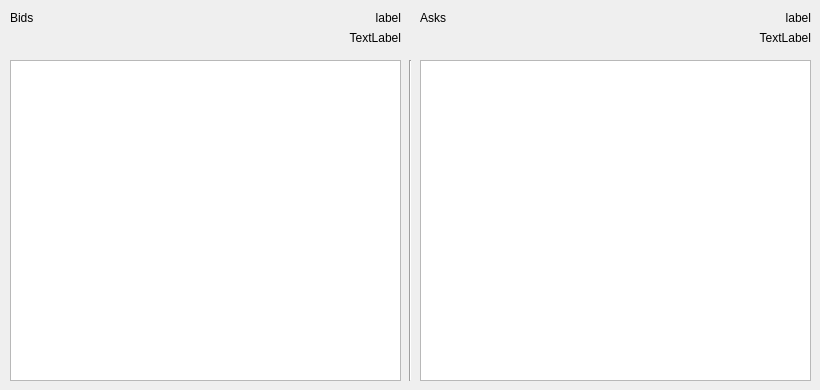
   <widget class="QWidget" name="OrderBook">
    <attribute name="title">
     <string>Order Book</string>
    </attribute>
    <widget class="QTableWidget" name="BidsTable">
     <property name="geometry">
      <rect>
       <x>10</x>
       <y>60</y>
       <width>391</width>
       <height>321</height>
      </rect>
     </property>
     <property name="font">
      <font>
       <pointsize>9</pointsize>
       <weight>50</weight>
       <bold>false</bold>
      </font>
     </property>
    </widget>
    <widget class="QTableWidget" name="AsksTable">
     <property name="geometry">
      <rect>
       <x>420</x>
       <y>60</y>
       <width>391</width>
       <height>321</height>
      </rect>
     </property>
     <property name="font">
      <font>
       <pointsize>9</pointsize>
       <weight>50</weight>
       <bold>false</bold>
      </font>
     </property>
    </widget>
    <widget class="QLabel" name="BidsCount">
     <property name="geometry">
      <rect>
       <x>10</x>
       <y>10</y>
       <width>91</width>
       <height>16</height>
      </rect>
     </property>
     <property name="text">
      <string>Bids</string>
     </property>
    </widget>
    <widget class="QLabel" name="AsksCount">
     <property name="geometry">
      <rect>
       <x>420</x>
       <y>10</y>
       <width>91</width>
       <height>16</height>
      </rect>
     </property>
     <property name="text">
      <string>Asks</string>
     </property>
    </widget>
    <widget class="QLabel" name="YNCSupply">
     <property name="geometry">
      <rect>
       <x>570</x>
       <y>10</y>
       <width>241</width>
       <height>16</height>
      </rect>
     </property>
     <property name="text">
      <string>label</string>
     </property>
     <property name="alignment">
      <set>Qt::AlignRight|Qt::AlignTrailing|Qt::AlignVCenter</set>
     </property>
    </widget>
    <widget class="QLabel" name="YNCDemand">
     <property name="geometry">
      <rect>
       <x>160</x>
       <y>10</y>
       <width>241</width>
       <height>16</height>
      </rect>
     </property>
     <property name="text">
      <string>label</string>
     </property>
     <property name="alignment">
      <set>Qt::AlignRight|Qt::AlignTrailing|Qt::AlignVCenter</set>
     </property>
    </widget>
    <widget class="QLabel" name="BtcDemand">
     <property name="geometry">
      <rect>
       <x>220</x>
       <y>30</y>
       <width>181</width>
       <height>16</height>
      </rect>
     </property>
     <property name="text">
      <string>TextLabel</string>
     </property>
     <property name="alignment">
      <set>Qt::AlignRight|Qt::AlignTrailing|Qt::AlignVCenter</set>
     </property>
    </widget>
    <widget class="QLabel" name="BtcSupply">
     <property name="geometry">
      <rect>
       <x>630</x>
       <y>30</y>
       <width>181</width>
       <height>16</height>
      </rect>
     </property>
     <property name="text">
      <string>TextLabel</string>
     </property>
     <property name="alignment">
      <set>Qt::AlignRight|Qt::AlignTrailing|Qt::AlignVCenter</set>
     </property>
    </widget>
    <widget class="Line" name="line">
     <property name="geometry">
      <rect>
       <x>400</x>
       <y>60</y>
       <width>20</width>
       <height>321</height>
      </rect>
     </property>
     <property name="orientation">
      <enum>Qt::Vertical</enum>
     </property>
    </widget>
   </widget>
